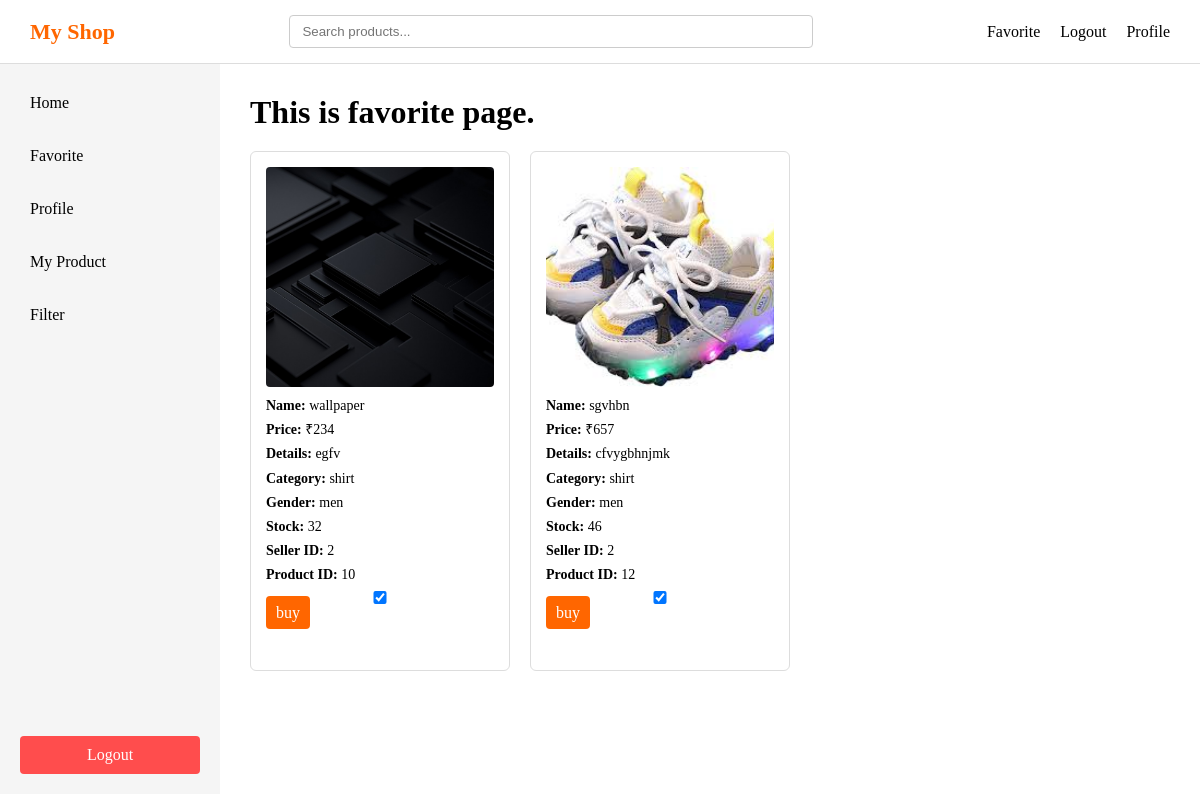
The page /favorite (signed in) on the database as committed earlier.
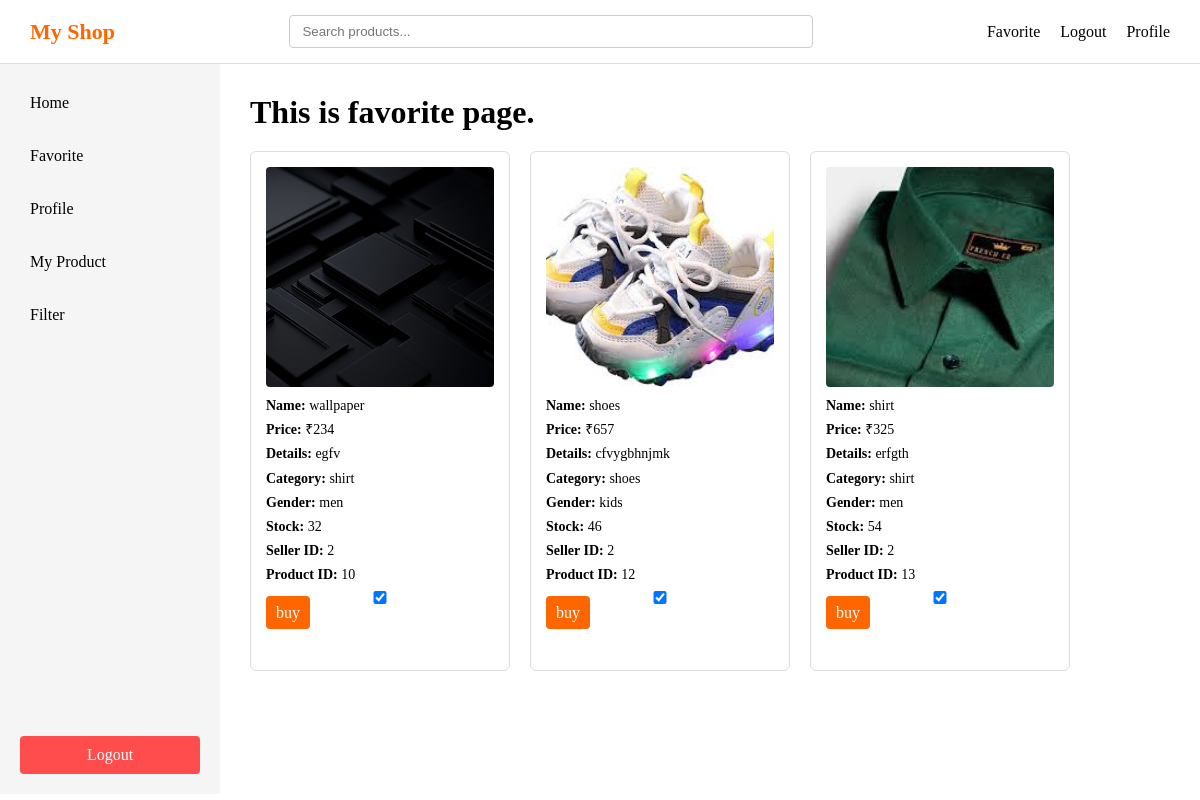
The same page on the database as committed later.
### main.py (models this page shows)
class Product(db.Model):
    id=db.Column(db.Integer, primary_key = True)
    product_name = db.Column(db.String(100))
    product_price= db.Column(db.Integer)
    product_image= db.Column(db.String(200))
    product_details = db.Column(db.Text)
    product_category = db.Column(db.String(100))
    product_gender= db.Column(db.String(20))
    product_stock= db.Column(db.Integer)
    seller_id = db.Column(db.Integer, db.ForeignKey('user.id'))

### main.py (the view)
@app.route('/favorite',methods=['POST','GET'])
def favorite():
    if 'user' not in session:
        return redirect(url_for('login'))
    username = session.get('user')
    user = User.query.filter_by(username= username).first()
    products = (db.session.query(Product).join(UserProduct, Product.id == UserProduct.product_id).filter(UserProduct.user_id == user.id).all())
    liked_products = [ up.product_id for up in UserProduct.query.filter_by(user_id=user.id).all()]
    return render_template('favorite.html', user = user , products = products , liked_products = liked_products)

### templates/favorite.html (shortened to what this page needs)
<!DOCTYPE html>
<html lang="en">
<head>
    <link rel="stylesheet" href="{{ url_for('static', filename='style.css') }}">
</head>
<body>
    <div class="header">
        <div class="logo">My Shop</div>
        <div class="searchbar" id="searchbar">
            <input type="text" id="search" placeholder="Search products..." />
        </div>
        <div class="right">
            <div class="favorite"><a href="/favorite">Favorite</a></div>
            <div class="logout"><a href="/logout">Logout</a></div>
            <div class="profile"><a href="/profile">Profile</a></div>
        </div>
    </div>
    <div class="layout">
        <div class="sidebar">
            <div class="top">
                <div class="home" id="sidebar-home">Home</div>
                <div class="favorite" id="sidebar-favorite">Favorite</div>
                <div class="profile" id="sidebar-profile">Profile</div>
                {% if user.user_type == 's' %}
                <div class="my_product" id="sidebar-myproduct">My Product</div>
                {% endif %}
                <div class="filter">Filter</div>
            </div>
            <div class="logout" id="sidebar-logout">Logout</div>
        </div>
        <div class="main">
            <h1>This is favorite page.</h1>
            {% if products %}
            <div class="products">
                {% for product in products %}
                <div class="product-card">
                    <img src="{{ url_for('static', filename='uploads/' + product.product_image) }}">
                    <p><strong>Name:</strong> {{ product.product_name }}</p>
                    <p><strong>Price:</strong> ₹{{ product.product_price }}</p>
                    <p><strong>Details:</strong> {{ product.product_details }}</p>
                    <p><strong>Category:</strong> {{ product.product_category }}</p>
                    <p><strong>Gender:</strong> {{ product.product_gender }}</p>
                    <p><strong>Stock:</strong> {{ product.product_stock }}</p>
                    <p><strong>Seller ID:</strong> {{ product.seller_id }}</p>
                    <p><strong>Product ID:</strong> {{ product.id }}</p>
                    <input type="checkbox" class="like-checkbox" data-product-id="{{ product.id }}" {% if product.id in
                        liked_products %} checked {% endif %}>
                    <div class="buybutton">
                        <a href="{{ url_for('buyButton', product_id=product.id) }}">buy</a>
                    </div>
                </div>
                {% endfor %}
            </div>
            {% endif %}
        </div>
    </div>
</body>
</html>

Rows that differ between the two databases and show on the page:
changed Product "cfvygbhnjmk": product_name "sgvhbn" → "shoes"; product_category "shirt" → "shoes"; product_gender "men" → "kids"
added Product: product_image (picture), product_name "shirt", product_price "325", product_details "erfgth", product_category "shirt", product_gender "men", product_stock "54", seller_id "2", id "13", id "☑"
